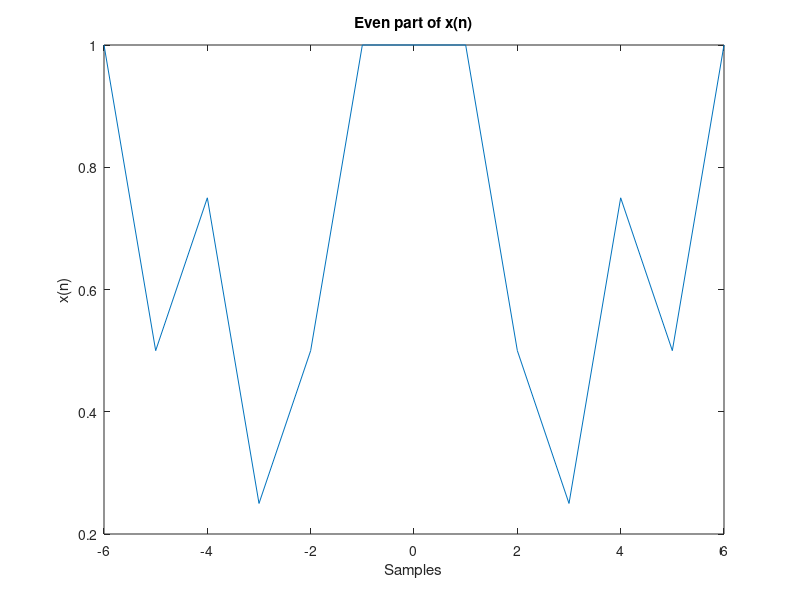
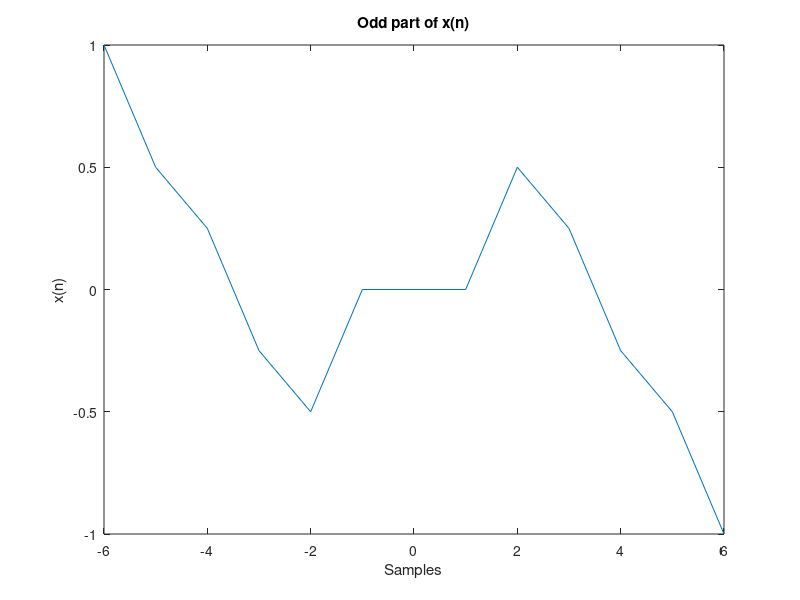
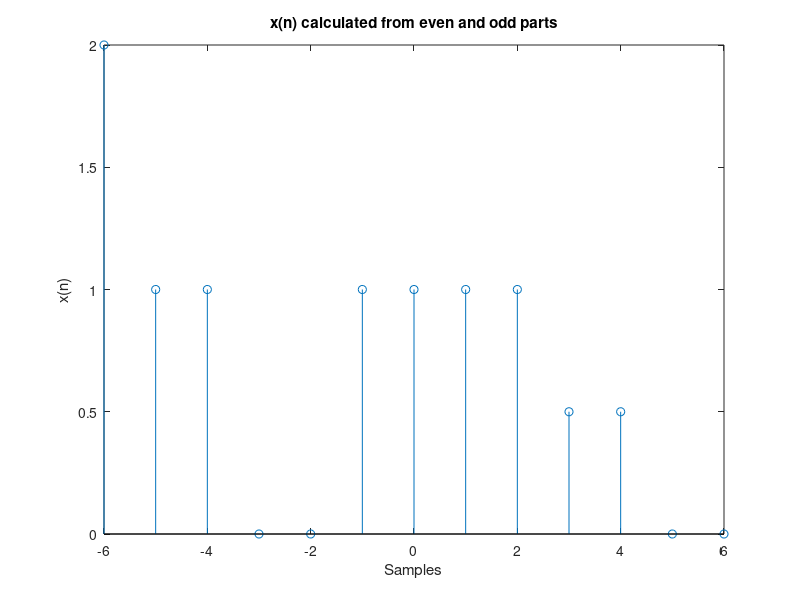

MATLAB code to generate these figures, in order:
%!-------------------------------------------------------------------------------------------------
%! DSP HW2 #3
%!  - Plot even and odd parts of x[n] then show x_even + x_odd = x
%!-------------------------------------------------------------------------------------------------

% Enviorment
n = -6:6;
x = [2, 1, 1, 0, 0, 1, 1, 1, 1, .5, .5, 0, 0];

% Calculate and plot even part of x(n)
% x_even = .5[x(n) + x(-n)]
x_even = .5 .* (x + flip(x));

% Calculate and plot odd part of x(n)
% x_odd = .5[x(n) - x(-n)]
x_odd = .5 .* (x - flip(x));

% Plot even and odd singals
figure(1);
plot(n, x_even)
xlabel('Samples')
ylabel('x(n)')
title('Even part of x(n)')
figure(2)
plot(n, x_odd)
xlabel('Samples')
ylabel('x(n)')
title('Odd part of x(n)')

% Calculate x(n) from even and odd
x_calc = x_even + x_odd;

% Plot x(n) calculated from even and odd parts
figure(3);
stem(n, x_calc)
xlabel('Samples')
ylabel('x(n)')
title('x(n) calculated from even and odd parts')
